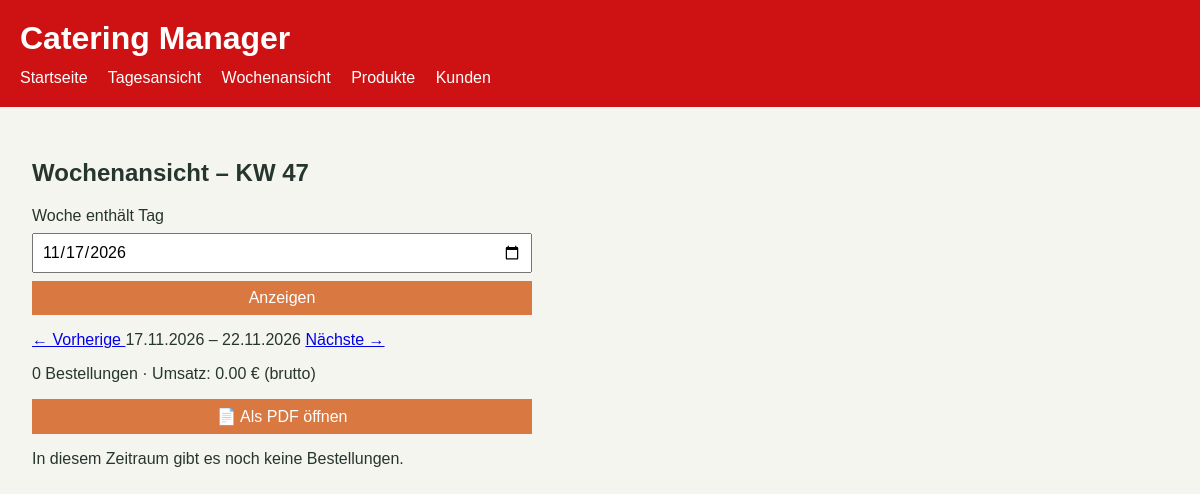
The page /wochenansicht on the database as committed earlier.
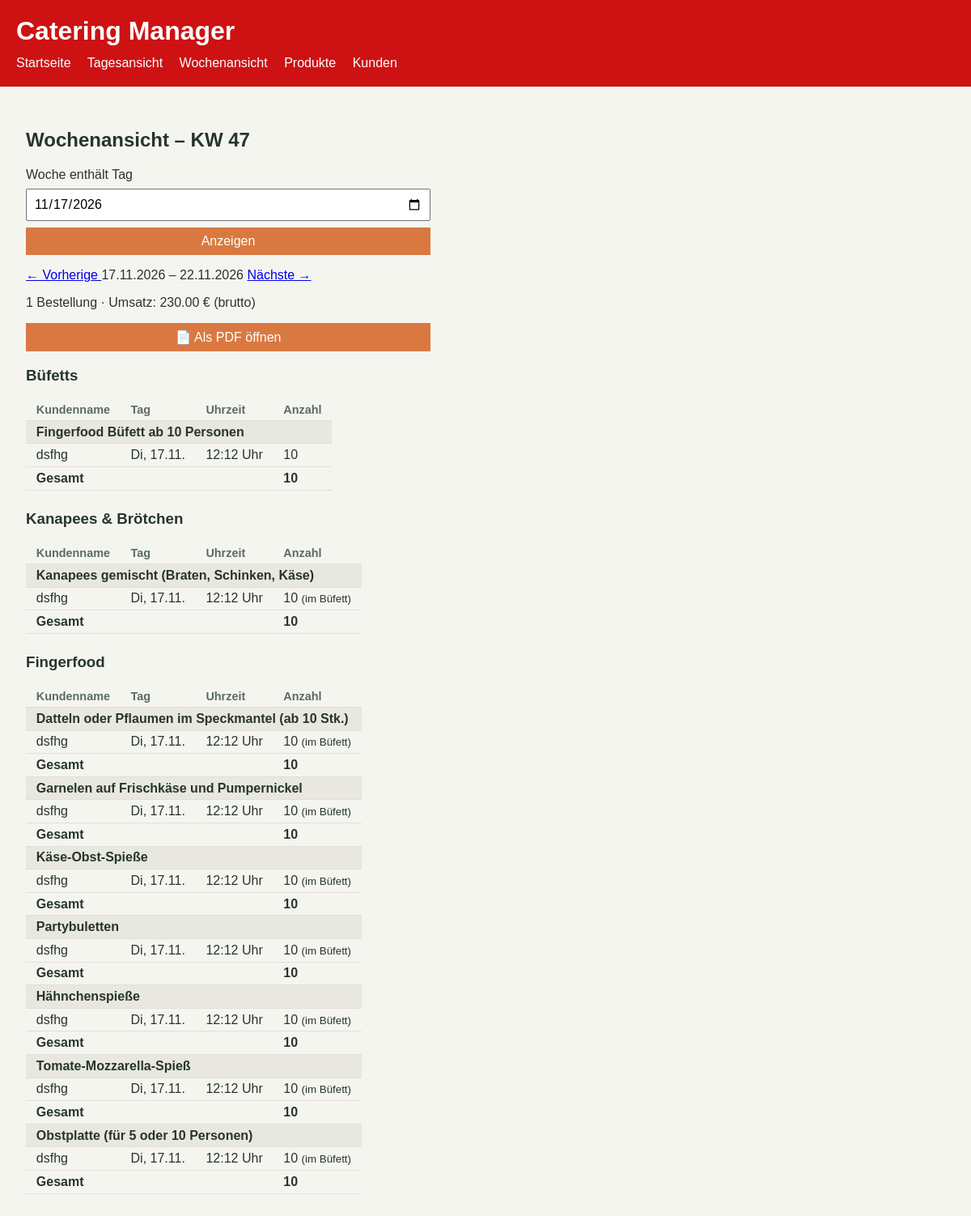
The same page on the database as committed later.
### tables this page shows
CREATE TABLE order_items (
  id INTEGER PRIMARY KEY,
  order_id INTEGER NOT NULL,
  product_id INTEGER NOT NULL,
  quantity INTEGER NOT NULL CHECK (quantity > 0),
  unit_price_cents INTEGER NOT NULL CHECK (unit_price_cents >= 0), bundle_id INTEGER,
  FOREIGN KEY (order_id) REFERENCES orders(id) ON DELETE CASCADE,
  FOREIGN KEY (product_id) REFERENCES products(id) ON DELETE RESTRICT
);

CREATE TABLE products (
  id INTEGER PRIMARY KEY,
  name TEXT NOT NULL,
  price_cents INTEGER NOT NULL CHECK (price_cents >= 0),
  unit TEXT NOT NULL DEFAULT 'Stück',
  tax_rate INTEGER NOT NULL CHECK (tax_rate IN (7, 19)) DEFAULT 19,
  active INTEGER NOT NULL DEFAULT 1
, category_id INTEGER REFERENCES categories(id), bundle_persons INTEGER);

CREATE TABLE orders (
  id INTEGER PRIMARY KEY,
  customer_name TEXT NOT NULL,
  customer_phone TEXT NOT NULL,
  delivery_address TEXT,
  order_date TEXT NOT NULL,
  order_time TEXT NOT NULL,
  fulfillment_type TEXT NOT NULL CHECK (fulfillment_type IN ('abholung', 'lieferung')),
  created_at TEXT NOT NULL DEFAULT CURRENT_TIMESTAMP
);

### app.py (the view)
@app.route("/wochenansicht")
def week_view():
    datum, montag, start, sonntag = resolve_week(
        request.args.get("date", date.today().isoformat())
    )
    rows, bestellungen, kunden = get_week_summary(
        start.isoformat(), sonntag.isoformat()
    )
    gesamt_cents = sum(row["total_cents"] for row in rows)
    kategorien = get_week_categories(start.isoformat(), sonntag.isoformat())
    vorherige = (montag - timedelta(days=7)).isoformat()
    naechste = (montag + timedelta(days=7)).isoformat()
    return render_template(
        "wochenansicht.html",
        selected_date=datum.isoformat(),
        montag=montag,
        start=start,
        sonntag=sonntag,
        kalenderwoche=montag.isocalendar()[1],
        kategorien=kategorien,
        bestellungen=bestellungen,
        kunden=kunden,
        gesamt_cents=gesamt_cents,
        vorherige=vorherige,
        naechste=naechste,
    )

### app.py (called while the page is built)
def connect_db():
    connection = sqlite3.connect(DB_PATH)
    connection.row_factory = sqlite3.Row
    connection.execute("PRAGMA foreign_keys = ON")
    return connection

def week_range(datum):
    montag = datum - timedelta(days=datum.weekday())
    sonntag = montag + timedelta(days=6)
    return montag, sonntag

def get_week_positions(start, ende):
    connection = connect_db()
    rows = connection.execute(
        """
        SELECT p.id   AS product_id,
               p.name AS product_name,
               p.unit,
               COALESCE(c.name, 'Ohne Kategorie') AS category_name,
               COALESCE(c.sort_order, 9999)       AS category_sort,
               o.customer_name, o.order_date, o.order_time,
               oi.quantity, oi.bundle_id
        FROM order_items oi
        JOIN orders   o ON o.id = oi.order_id
        JOIN products p ON p.id = oi.product_id
        LEFT JOIN categories c ON c.id = p.category_id
        WHERE o.order_date BETWEEN ? AND ?
        ORDER BY COALESCE(c.sort_order, 9999), c.id, p.id,
                 o.order_date, o.order_time
        """,
        (start, ende),
    ).fetchall()
    connection.close()
    return rows

### templates/wochenansicht.html (shortened to what this page needs)
<!doctype html>
<html lang="de">
  <head>
    <link rel="stylesheet" href="/style.css">
  </head>
  <body>
    <header>
      <h1>Catering Manager</h1>
      <nav>
        <a href="/">Startseite</a>
        <a href="/tagesansicht">Tagesansicht</a>
        <a href="/wochenansicht">Wochenansicht</a>
        <a href="/produkte">Produkte</a>
        <a href="/kunden">Kunden</a>
      </nav>
    </header>
    <main>
      <h2>Wochenansicht – KW {{ kalenderwoche }}</h2>
      <form method="get" action="/wochenansicht">
        <label for="date">Woche enthält Tag</label>
        <input id="date" name="date" type="date" value="{{ selected_date }}">
        <button type="submit">Anzeigen</button>
      </form>
      <p class="wochen-nav">
        <a href="/wochenansicht?date={{ vorherige }}" title="Vorherige Woche">
          ← Vorherige
        </a>
        <span>
          {{ start.strftime('%d.%m.%Y') }} – {{ sonntag.strftime('%d.%m.%Y') }}
        </span>
        <a href="/wochenansicht?date={{ naechste }}" title="Nächste Woche">
          Nächste →
        </a>
      </p>
      <p class="wochen-summary">
        {{ bestellungen }} Bestellung{{ '' if bestellungen == 1 else 'en' }}
        · Umsatz: {{ '%.2f'|format(gesamt_cents / 100) }} € (brutto)
      </p>
      <form method="get" action="/wochenansicht/pdf" target="_blank">
        <button type="submit" title="Wochenansicht als PDF öffnen">📄 Als PDF öffnen</button>
      </form>
      {% if kategorien %}
        {% for kategorie in kategorien %}
          <h3>{{ kategorie['name'] }}</h3>
          <table>
            <thead>
              <tr>
                <th>Kundenname</th>
                <th>Tag</th>
                <th>Uhrzeit</th>
                <th>Anzahl</th>
              </tr>
            </thead>
            <tbody>
              {% for p in kategorie['produkte'] %}
                <tr class="produktzeile">
                  <td colspan="{{ 5 if kategorie['mit_kg'] else 4 }}">
                    {{ p['name'] }}
                  </td>
                </tr>
                {% for pos in p['positionen'] %}
                  <tr>
                    <td>{{ pos['kunde'] }}</td>
                    <td>{{ pos['tag'] }}</td>
                    <td>{{ pos['uhrzeit'] }} Uhr</td>
                    <td>
                      {{ pos['anzahl'] }}
                      {% if pos['im_buefett'] %}<small>(im Büfett)</small>{% endif %}
                    </td>
                  </tr>
                {% endfor %}
                <tr class="gesamtzeile">
                  <td colspan="{{ 4 if kategorie['mit_kg'] else 3 }}">Gesamt</td>
                  <td>{{ p['total'] }}</td>
                </tr>
              {% endfor %}
            </tbody>
          </table>
        {% endfor %}
      {% else %}
        <p>In diesem Zeitraum gibt es noch keine Bestellungen.</p>
      {% endif %}
    </main>
  </body>
</html>

Rows that differ between the two databases and show on the page:
added order_items: name "Fingerfood Büfett ab 10 Personen", kunde "dsfhg", tag "Di, 17.11.", uhrzeit "12:12", anzahl "10", total "10"
added order_items: name "Kanapees gemischt (Braten, Schinken, Käse)", kunde "dsfhg", tag "Di, 17.11.", uhrzeit "12:12", anzahl "10", shows "(im Büfett)", total "10"
added order_items: name "Datteln oder Pflaumen im Speckmantel (ab 10 Stk.)", kunde "dsfhg", tag "Di, 17.11.", uhrzeit "12:12", anzahl "10", shows "(im Büfett)", total "10"
added order_items: name "Garnelen auf Frischkäse und Pumpernickel", kunde "dsfhg", tag "Di, 17.11.", uhrzeit "12:12", anzahl "10", shows "(im Büfett)", total "10"
added order_items: name "Käse-Obst-Spieße", kunde "dsfhg", tag "Di, 17.11.", uhrzeit "12:12", anzahl "10", shows "(im Büfett)", total "10"
added order_items: name "Partybuletten", kunde "dsfhg", tag "Di, 17.11.", uhrzeit "12:12", anzahl "10", shows "(im Büfett)", total "10"
added order_items: name "Hähnchenspieße", kunde "dsfhg", tag "Di, 17.11.", uhrzeit "12:12", anzahl "10", shows "(im Büfett)", total "10"
added order_items: name "Tomate-Mozzarella-Spieß", kunde "dsfhg", tag "Di, 17.11.", uhrzeit "12:12", anzahl "10", shows "(im Büfett)", total "10"
added order_items: name "Obstplatte (für 5 oder 10 Personen)", kunde "dsfhg", tag "Di, 17.11.", uhrzeit "12:12", anzahl "10", shows "(im Büfett)", total "10"
Other text that changed with them:
{{ bestellungen }}: "0" → "1"
{{ '%.2f'|format(gesamt_cents / 100) }}: "0.00" → "230.00"
{{ '' if bestellungen == 1 else 'en' }}: "en" → (not shown)
new list line: "Büfetts Kundenname Tag Uhrzeit Anzahl"
new list line: "Kanapees & Brötchen Kundenname Tag Uhrzeit Anzahl"
new list line: "Fingerfood Kundenname Tag Uhrzeit Anzahl"
text no longer shown: "In diesem Zeitraum gibt es noch keine Bestellungen."
